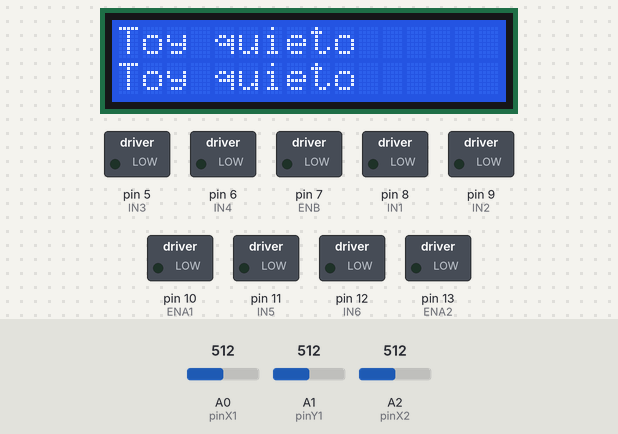
Bench run of a sketch on a simulated Arduino Uno, built with avr-gcc and run on an emulated ATmega328P. Shown: 16×2 character LCD, switched loads named in the sketch (green lamp = pin HIGH). The test bench sets the inputs (shaded band); at power-on: A0 (pinX1) = 512, A2 (pinX2) = 512, A1 (pinY1) = 512.

Above: at 1.3 s.
1.4 s: A0 (pinX1) set to 535
At 1.9 s:
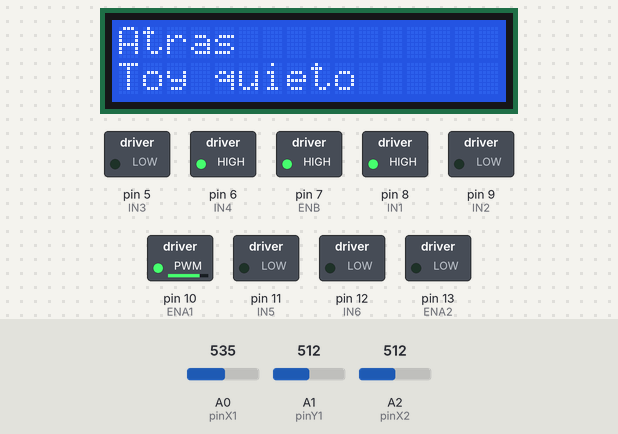
4.4 s: A2 (pinX2) set to 521
7.4 s: A2 (pinX2) set to 542
At 8.6 s:
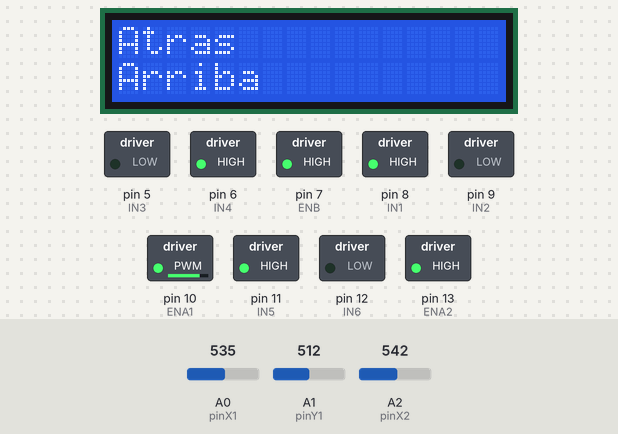
10.4 s: A0 (pinX1) set to 511
At 11.6 s:
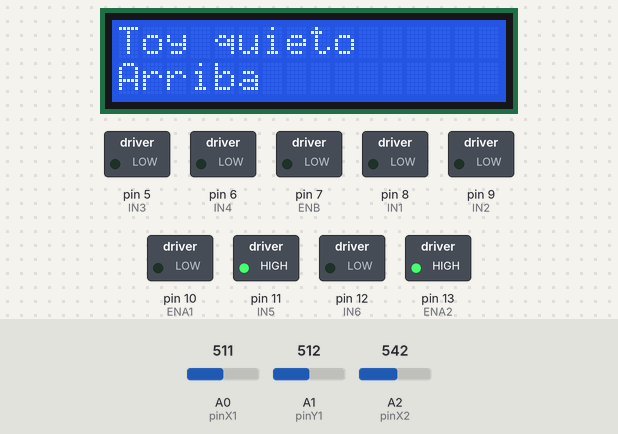
13.4 s: A1 (pinY1) set to 484
At 14.0 s:
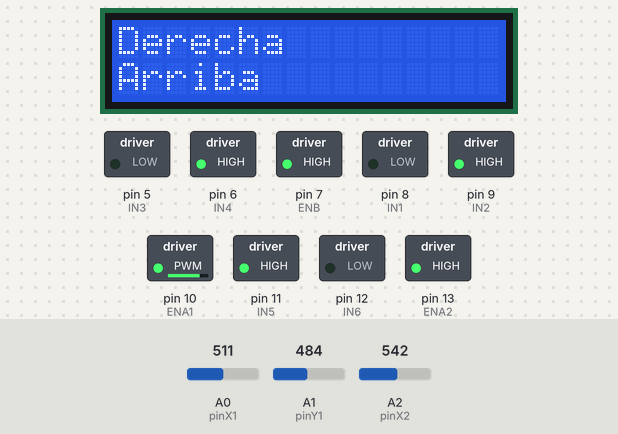
16.4 s: A1 (pinY1) set to 716
At 17.6 s:
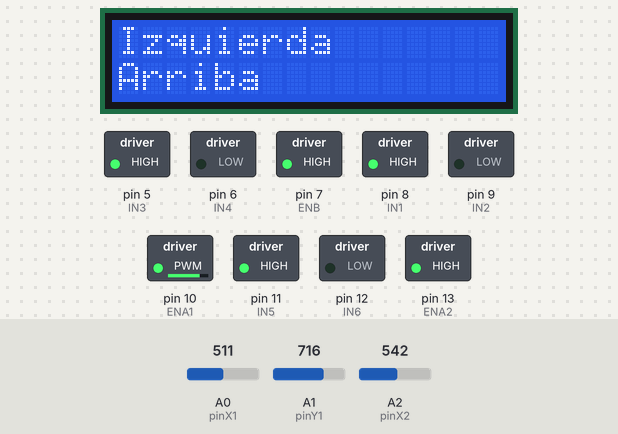
Timing chart, 0 to 19.4 s (numbered marks = the images above; inputs shaded):
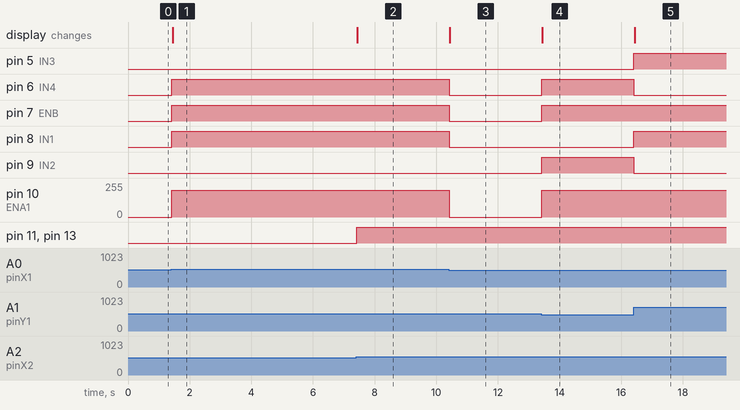

Measured:
- the behaviour switches between 527 and 528 on A0 (pinX1) (found by bisection; images 0 and 1)
- the behaviour switches between 527 and 528 on A2 (pinX2) (found by bisection; images 1 and 2)
- the behaviour switches between 497 and 496 on A1 (pinY1) (found by bisection; images 3 and 4)
- after the input at 1.4 s, pin 6 (IN4), pin 7 (ENB), pin 8 (IN1): LOW → HIGH at once; pin 10 (ENA1): 0/255 → 200/255 at once; the display: changes after 0.05 s (image 1)
- after the input at 4.4 s, every drawn part: stays the same
- after the input at 7.4 s, pin 11 (IN5), pin 13 (ENA2): LOW → HIGH at once; the display: changes at once (image 2)
- after the input at 10.4 s, pin 6 (IN4), pin 7 (ENB), pin 8 (IN1): HIGH → LOW at once; pin 10 (ENA1): 200/255 → 0/255 at once; the display: changes at once (image 3)
- after the input at 13.4 s, pin 6 (IN4), pin 7 (ENB), pin 9 (IN2): LOW → HIGH at once; pin 10 (ENA1): 0/255 → 200/255 at once; the display: changes at once (image 4)
- after the input at 16.4 s, pin 5 (IN3), pin 8 (IN1): LOW → HIGH at once; pin 6 (IN4), pin 9 (IN2): HIGH → LOW at once; the display: changes at once (image 5)

The sketch:

joysticks.ino
```cpp
#include <Wire.h>
#include <LiquidCrystal_I2C.h>

// JOYSTICK 1
const int pinX1 = A0;
const int pinY1 = A1;

// JOYSTICK 2
const int pinX2 = A2;


// CONTROLADORA 1 > MOTOR A
const int IN1 = 8;
const int IN2 = 9;
const int ENA1 = 10;

// MOTOR B
const int IN3 = 5;
const int IN4 = 6;
const int ENB = 7;


// CONTROLADORA 2 > MOTOR A
const int IN5 = 11;
const int IN6 = 12;
const int ENA2 = 13;


// AÑADIR TAMBIEN LOS PINES DE LA LCD
// A LA PLACA ARDUINO
// SCL: A5
// SDA: A4
LiquidCrystal_I2C lcd(0x27,16,2);

const int JOYSTICK_CENTRO = 512;
const int RADIO_DEADZONE = 15;

void setup(){
  //LCD
  lcd.init();
  lcd.backlight();
  lcd.setCursor(0,0);
  lcd.print("Esperando Indicaciones");
  lcd.setCursor(0,1);
  lcd.print("卐 Viva Hitler 卐");

  // JOYSTICK 1
  Serial.begin(9600);

  // PINES CONTROLADORA 1 > MOTOR A
  pinMode(IN1, OUTPUT);
  pinMode(IN2, OUTPUT);
  pinMode(ENA1, OUTPUT);

  // PINES CONTROLADORA 1 > MOTOR B
  pinMode(IN3, OUTPUT);
  pinMode(IN4, OUTPUT);
  pinMode(ENB, OUTPUT);

  // PINES CONTROLADORA 2 > MOTOR A
  pinMode(IN5, OUTPUT);
  pinMode(IN6, OUTPUT);
  pinMode(ENA2, OUTPUT);
}

void loop() {
  // JOYSTICK DESPLAZAMIENTO EJE "XZ"
  int x1 = analogRead(pinX1);         // Lee el valor del eje X (0 a 1023)
  int y1 = analogRead(pinY1);         // Lee el valor del eje Y (0 a 1023)

  // JOYSTICK DESPLAZAMIENTO EJE "Y"
  int x2 = analogRead(pinX2);


  lcd.clear();
  lcd.setCursor(0,0);

  if (x1 > JOYSTICK_CENTRO + RADIO_DEADZONE)
  {
    lcd.print("Atras");

    // MOTOR A
    digitalWrite(IN1, HIGH); // MODIFICAR SEGUN ORIENTACIÓN DE LAS ASPAS
    digitalWrite(IN2, LOW);// MODIFICAR SEGUN ORIENTACIÓN DE LAS ASPAS
    analogWrite(ENA1, 200);

    // MOTOR B
    digitalWrite(IN3, LOW); // MODIFICAR SEGUN ORIENTACIÓN DE LAS ASPAS
    digitalWrite(IN4, HIGH); // MODIFICAR SEGUN ORIENTACIÓN DE LAS ASPAS
    analogWrite(ENB, 200);
  }
  else if (x1 < JOYSTICK_CENTRO - RADIO_DEADZONE)
  {
    lcd.print("Alante");

    // MOTOR A
    digitalWrite(IN1, LOW); // MODIFICAR SEGUN ORIENTACIÓN DE LAS ASPAS
    digitalWrite(IN2, HIGH);  // MODIFICAR SEGUN ORIENTACIÓN DE LAS ASPAS
    analogWrite(ENA1, 200);

    // MOTOR B
    digitalWrite(IN3, HIGH); // MODIFICAR SEGUN ORIENTACIÓN DE LAS ASPAS
    digitalWrite(IN4, LOW); // MODIFICAR SEGUN ORIENTACIÓN DE LAS ASPAS
    analogWrite(ENB, 200);
  }
  else if (y1 > JOYSTICK_CENTRO + RADIO_DEADZONE)
  {
    lcd.print("Izquierda");

    // MOTOR A
    digitalWrite(IN1, HIGH); // MODIFICAR SEGUN ORIENTACIÓN DE LAS ASPAS
    digitalWrite(IN2, LOW); // MODIFICAR SEGUN ORIENTACIÓN DE LAS ASPAS
    analogWrite(ENA1, 200);

    // MOTOR B
    digitalWrite(IN3, HIGH); // MODIFICAR SEGUN ORIENTACIÓN DE LAS ASPAS
    digitalWrite(IN4, LOW); // MODIFICAR SEGUN ORIENTACIÓN DE LAS ASPAS
    analogWrite(ENB, 200);
  }
  else if (y1 < JOYSTICK_CENTRO - RADIO_DEADZONE)
   {
    lcd.print("Derecha");

    // MOTOR A
    digitalWrite(IN1, LOW); // MODIFICAR SEGUN ORIENTACIÓN DE LAS ASPAS
    digitalWrite(IN2, HIGH); // MODIFICAR SEGUN ORIENTACIÓN DE LAS ASPAS
    analogWrite(ENA1, 200);

    // MOTOR B
    digitalWrite(IN3, LOW); // MODIFICAR SEGUN ORIENTACIÓN DE LAS ASPAS
    digitalWrite(IN4, HIGH); // MODIFICAR SEGUN ORIENTACIÓN DE LAS ASPAS
    analogWrite(ENB, 200);
  }
  else
  { // ESTABLECE LA ZONA MUERTA DEL JOYSTICK
    lcd.print("Toy quieto");

    // MOTOR A
    digitalWrite(IN1, LOW);
    digitalWrite(IN2, LOW);
    analogWrite(ENA1, 0);

    // MOTOR B
    digitalWrite(IN3, LOW);
    digitalWrite(IN4, LOW);
    analogWrite(ENB, 0);
  }

  // DESPLAZAMIENTO EJE Y
  lcd.setCursor(0,1);
  if (x2 > JOYSTICK_CENTRO + RADIO_DEADZONE)
  {
    lcd.print("Arriba");

    // MOTOR A
    digitalWrite(IN5, HIGH); // MODIFICAR SEGUN ORIENTACIÓN DE LAS ASPAS
    digitalWrite(IN6, LOW);  // MODIFICAR SEGUN ORIENTACIÓN DE LAS ASPAS
    analogWrite(ENA2, 200);
  }
  else if (x2 < JOYSTICK_CENTRO - RADIO_DEADZONE)
  {
    lcd.print("Abajo");

    // MOTOR A
    digitalWrite(IN5, LOW); // MODIFICAR SEGUN ORIENTACIÓN DE LAS ASPAS
    digitalWrite(IN6, HIGH);// MODIFICAR SEGUN ORIENTACIÓN DE LAS ASPAS
    analogWrite(ENA2, 200);
  }
  else
  { // ESTABLECE LA ZONA MUERTA DEL JOYSTICK
    lcd.print("Toy quieto");

    // MOTOR A
    digitalWrite(IN5, LOW);
    digitalWrite(IN6, LOW);
    analogWrite(ENA2, 0);
  }
}
```
